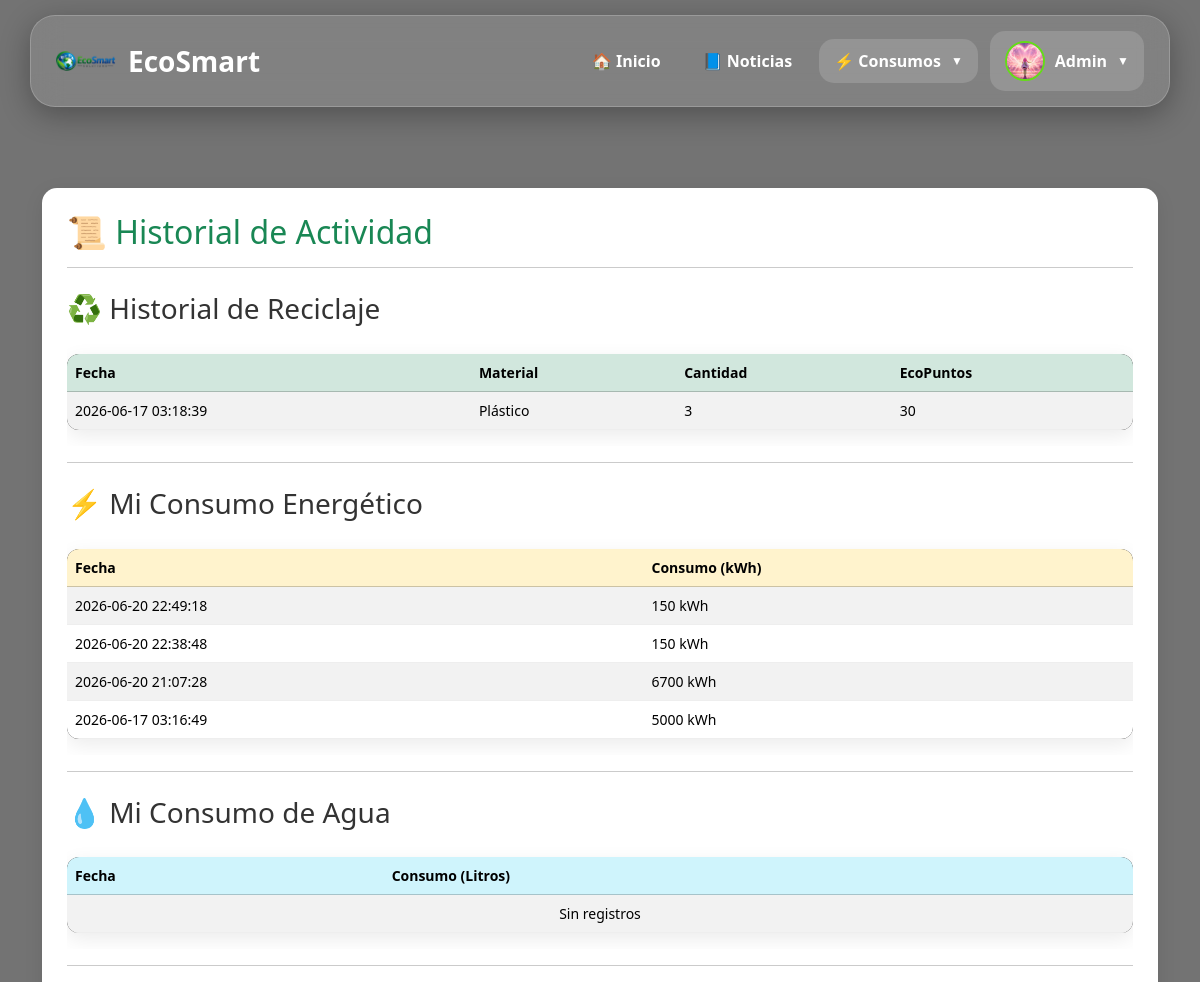
The app's page /dashboard_usuario.php (signed in, upper part), older data.
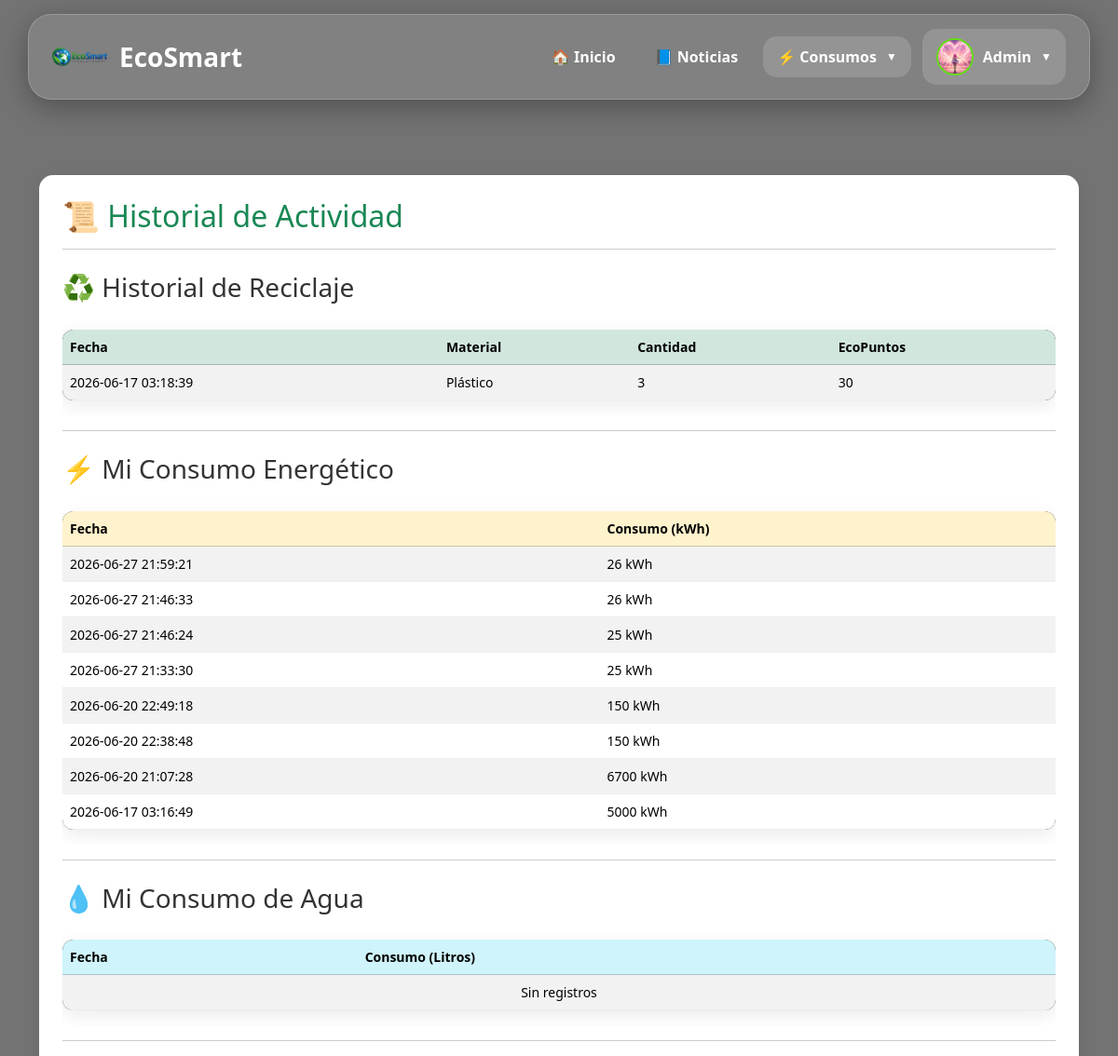
The same page, newer data.
### tables this page shows
CREATE TABLE `reciclaje` (
  `id` int(11) NOT NULL,
  `usuario_id` int(11) DEFAULT NULL,
  `material` varchar(100) DEFAULT NULL,
  `cantidad` float DEFAULT NULL,
  `fecha` timestamp NOT NULL DEFAULT current_timestamp(),
  `puntos` int(11) DEFAULT 0
);

CREATE TABLE `consumo_energetico` (
  `id` int(11) NOT NULL,
  `usuario_id` int(11) DEFAULT NULL,
  `consumo` float DEFAULT NULL,
  `fecha` timestamp NOT NULL DEFAULT current_timestamp()
);

### dashboard_usuario.php (the view, shortened to what this page needs)
<?php
include 'config/conexion.php';
$usuario_id = $_SESSION['id'];
?>
<?php include 'includes/header.php'; ?>
<?php include 'includes/navbar.php'; ?>
<div class="container mt-5">
<div class="section-box">
<h2>📜 Historial de Actividad</h2>
<hr>
<h3 class="mt-4">
♻️ Historial de Reciclaje
</h3>
<div class="table-responsive">
<table class="table table-striped">
<thead class="table-success">
<tr>
<th>Fecha</th>
<th>Material</th>
<th>Cantidad</th>
<th>EcoPuntos</th>
</tr>
</thead>
<tbody>
<?php
$reciclaje = mysqli_query(
    $conexion,
    "SELECT *
     FROM reciclaje
     WHERE usuario_id='$usuario_id'
     ORDER BY fecha DESC"
);
if(mysqli_num_rows($reciclaje)>0){
while($r=mysqli_fetch_assoc($reciclaje)){
echo "
<tr>
<td>{$r['fecha']}</td>
<td>".htmlspecialchars($r['material'])."</td>
<td>{$r['cantidad']}</td>
<td>{$r['puntos']}</td>
</tr>
";
}
}
?>
</tbody>
</table>
</div>
<hr>
<h3 class="mt-4">
⚡ Mi Consumo Energético
</h3>
<div class="table-responsive">
<table class="table table-striped">
<thead class="table-warning">
<tr>
<th>Fecha</th>
<th>Consumo (kWh)</th>
</tr>
</thead>
<tbody>
<?php
$energia=mysqli_query(
$conexion,
"SELECT *
 FROM consumo_energetico
 WHERE usuario_id='$usuario_id'
 ORDER BY fecha DESC"
);
if(mysqli_num_rows($energia)>0){
while($e=mysqli_fetch_assoc($energia)){
echo "
<tr>
<td>{$e['fecha']}</td>
<td>{$e['consumo']} kWh</td>
</tr>
";
}
}
?>
</tbody>
</table>
</div>
<hr>
<h3 class="mt-4">
💧 Mi Consumo de Agua
</h3>
<div class="table-responsive">
<table class="table table-striped">
<thead class="table-info">
<tr>
<th>Fecha</th>
<th>Consumo (Litros)</th>
</tr>
</thead>
<tbody>
<?php
$agua=mysqli_query(
$conexion,
"SELECT *
 FROM consumo_agua
 WHERE usuario_id='$usuario_id'
 ORDER BY fecha DESC"
);
if(mysqli_num_rows($agua)>0){
while($a=mysqli_fetch_assoc($agua)){
echo "
<tr>
<td>{$a['fecha']}</td>
<td>{$a['consumo']} L</td>
</tr>
";
}
}else{
echo "
<tr>
<td colspan='2' class='text-center'>
Sin registros
</td>
</tr>
";
}
?>
</tbody>
</table>
</div>
<hr>
</div>
</div>

Row changes from the older to the newer data that the page shows:
added consumo_energetico: fecha "2026-06-27 21:59:21", consumo "26"
added consumo_energetico: fecha "2026-06-27 21:46:33", consumo "26"
added consumo_energetico: fecha "2026-06-27 21:46:24", consumo "25"
added consumo_energetico: fecha "2026-06-27 21:33:30", consumo "25"
